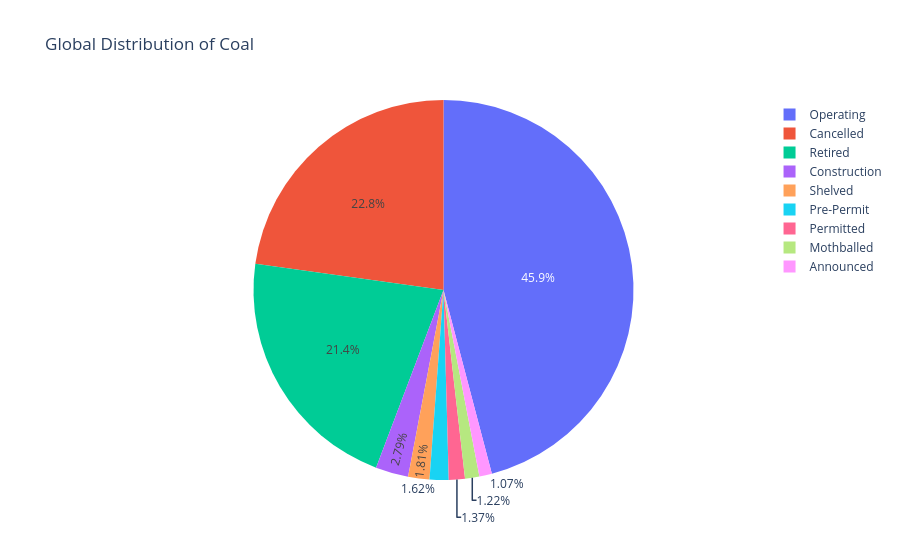

The code cell stored with this chart in its notebook:
### Code cell
#1 What is the global distribution of coal plant statuses?
status_counts= df['status'].value_counts()
px.pie(values=status_counts.values, names=status_counts.index, title='Global Distribution of Coal')

### Figure 1 — Plotly figure (JSON) as saved in the notebook; plotly's stock layout.template omitted (floating-point values rounded to 4 significant figures)
{"data": [{"domain": {"x": [0, 1], "y": [0, 1]}, "hovertemplate": "label=%{label}<br>value=%{value}<extra></extra>", "labels": ["Operating", "Cancelled", "Retired", "Construction", "Shelved", "Pre-Permit", "Permitted", "Mothballed", "Announced"], "legendgroup": "", "name": "", "showlegend": true, "type": "pie", "values": [5198, 2581, 2427, 316, 205, 183, 155, 138, 121]}], "layout": {"legend": {"tracegroupgap": 0}, "title": {"text": "Global Distribution of Coal"}}}
